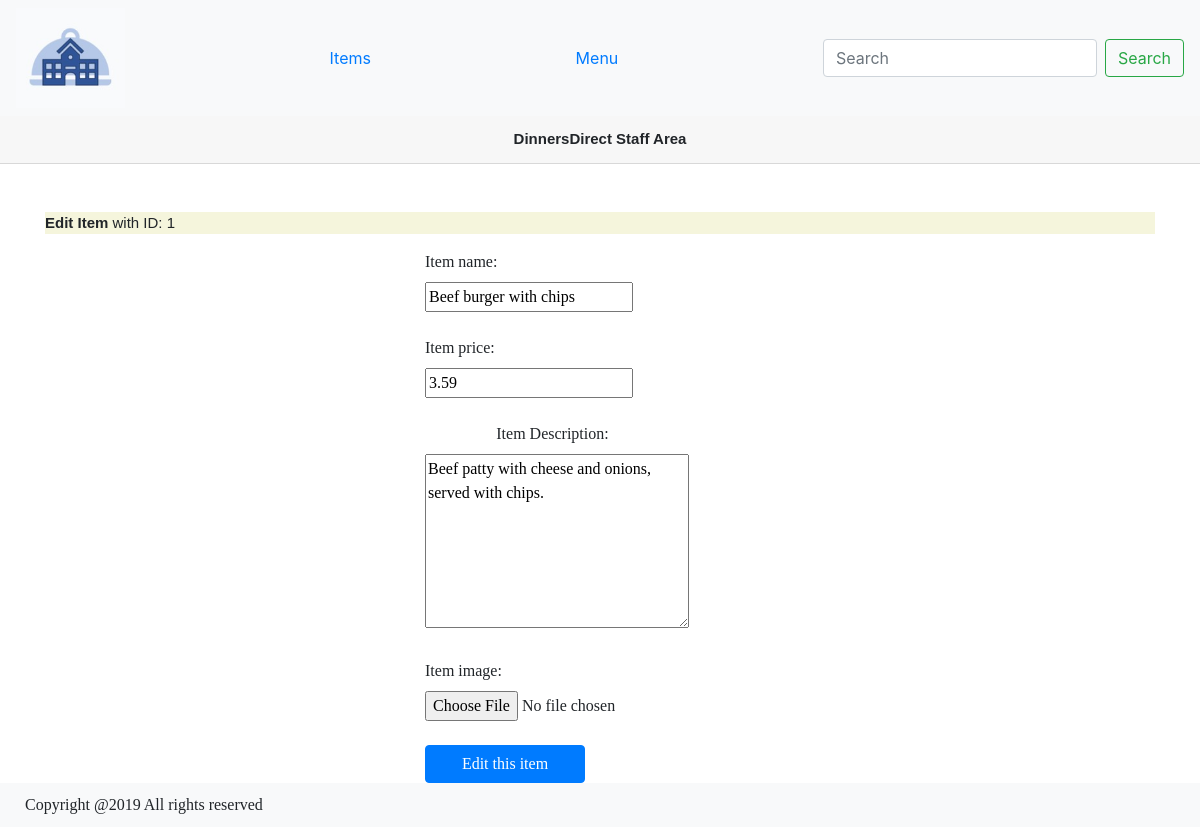
The app's page /public/staff/edit_item.php with its own data.
### tables this page shows
CREATE TABLE item (
  item_id int(10) UNSIGNED NOT NULL AUTO_INCREMENT,
  item_image text NOT NULL,
  item_name text NOT NULL,
  item_price double(10,2) UNSIGNED NOT NULL,
  item_description text NOT NULL,
  last_update TIMESTAMP NOT NULL DEFAULT CURRENT_TIMESTAMP  ON UPDATE CURRENT_TIMESTAMP,
  PRIMARY KEY(item_id)
);

### private/functions.php (called while the page is built, shortened)
<?php
function test_input($user_input) {
    $user_input = trim($user_input);
    $user_input = stripslashes($user_input);
    $user_input = htmlspecialchars($user_input);
    return $user_input;
};
function get_specific_data ($db, $specific_field, $user_input, $table_name, $field_name) {
    $user_input = test_input($user_input);
    $query = "SELECT $specific_field FROM $table_name WHERE $field_name = '$user_input'";
    $result = mysqli_query($db, $query);
    if (mysqli_num_rows($result) == 1) {
        $data = mysqli_fetch_assoc($result);
    }
    elseif (mysqli_num_rows($result) > 1){
        $data = array();
        while($row = mysqli_fetch_assoc($result)) {
            array_push($data,$row);
        }
    } else {
        $data = false;
    }
    return $data;
}
function get_data($db, $user_input, $table_name, $field_name) {
    $data = get_specific_data($db, '*', $user_input, $table_name, $field_name);
    return $data;
}
?>

### public/staff/edit_item.php (the view, shortened to what this page needs)
<?php include($_SERVER['DOCUMENT_ROOT'] . "/COMP0034_GroupK/private/initialize.php"); ?>
<?php require_once('staff_header.php');
$item_id = $_GET['id'] ?? '1';
$item_data = get_data($db, $item_id, 'item', 'item_id');
?>
<div class="container">
    <header><strong>Edit Item</strong> with ID: <?php echo $item_id;?></header>
    <form id="edit_item_form" method="post" action="" enctype="multipart/form-data">
        <div class="row">
            <div class="col-md-4"></div>
            <div class="col-md-2">
            <label>Item name: </label>
            <input name="item_name" type="text" class="form" value="<?php echo $item_data['item_name'];?>">
        </div>
        <div class="col-md-6"></div>
        </div>
        <br>
        <div class="row">
            <div class="col-md-4"></div>
            <div class="col-md-2">
            <label>Item price: </label>
            <input name="item_price" type="number" step="0.01" class="form" value="<?php echo $item_data['item_price'];?>">
            </div>
            <div class="col-md-6"></div>
        </div>
        <br>
        <div class="row">
            <div class="col-md-4"></div>
            <div class="col-md-3">
            <label>Item Description: </label>
            <textarea rows="7" cols="27" name="item_description" form="edit_item_form"><?php echo $item_data['item_description'];?></textarea>
            </div>
            <div class="col-md-5"></div>
        </div>
        <br>
        <div class="row">
            <div class="col-md-4"></div>
            <div class="col-md-2">
                <label>Item image: </label>
                <input name="item_image" type="file">
            </div>
            <div class="col-md-6"></div>
        </div>
        <br>
        <div class="row">
            <div class="col-md-4"></div>
            <div class="col-md-2">
        <button class="btn btn-primary btn-block" name="submit" type="submit">Edit this item</button>
            </div>
            <div class="col-md-6"></div>
        </div>
    </form>
</div>
<?php require_once('staff_footer.php');?>

### public/stylesheets/dinnersDirect.css (style rules this page uses)
header { background-color: beige; font-size: 15px; font-family: helvetica; }
#step1, #step2, #step3, .col-md-3 { text-align: center; }
body { height:100%; }
h1, .container, .container-fluid { font-family: Palatino !important; }

### records on screen
item: item_name "Beef burger with chips", item_price "3.59", item_description "Beef patty with cheese and onions, served with chips."

### other values on screen
$item_id "1"
